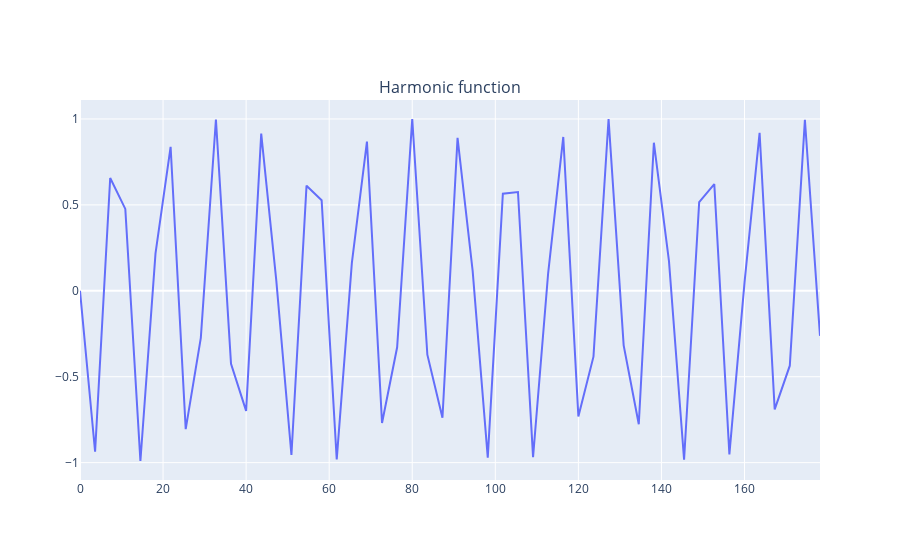

Notebook code for this chart:
### Code cell
def update_plot(change):
    a = slider_a.value
    b = slider_b.value
    y_values = harmonic_with_noise(a, b, 0, 0, 0, 0)
    fig.update_traces(selector=dict(name='Harmonic Function'), y=[y_values])

# Observe changes in sliders and update the plot
slider_a.observe(update_plot, names='value')
slider_b.observe(update_plot, names='value')

# Show the plot
display(fig, slider_a, slider_b)

### Figure 1 — Plotly figure (JSON) as saved in the notebook; plotly's stock layout.template omitted (floating-point values rounded to 4 significant figures)
{"data": [{"mode": "lines", "name": "Harmonic Function", "type": "scatter", "x": [0, 3.636, 7.273, 10.91, 14.55, 18.18, 21.82, 25.45, 29.09, 32.73, 36.36, 40, 43.64, 47.27, 50.91, 54.55, 58.18, 61.82, 65.45, 69.09, 72.73, 76.36, 80, 83.64, 87.27, 90.91, 94.55, 98.18, 101.8, 105.5, 109.1, 112.7, 116.4, 120, 123.6, 127.3, 130.9, 134.5, 138.2, 141.8, 145.5, 149.1, 152.7, 156.4, 160, 163.6, 167.3, 170.9, 174.5, 178.2, 181.8, 185.5, 189.1, 192.7, 196.4, 200, 203.6, 207.3, 210.9, 214.5, 218.2, 221.8, 225.5, 229.1, 232.7, 236.4, 240, 243.6, 247.3, 250.9, 254.5, 258.2, 261.8, 265.5, 269.1, 272.7, 276.4, 280, 283.6, 287.3, 290.9, 294.5, 298.2, 301.8, 305.5, 309.1, 312.7, 316.4, 320, 323.6, 327.3, 330.9, 334.5, 338.2, 341.8, 345.5, 349.1, 352.7, 356.4, 360], "y": [0, -0.9366, 0.6564, 0.4765, -0.9904, 0.2176, 0.8379, -0.8049, -0.2737, 0.9967, -0.4249, -0.699, 0.9147, 0.05784, -0.9553, 0.6117, 0.5266, -0.9808, 0.1608, 0.868, -0.7692, -0.3289, 0.9997, -0.3718, -0.7392, 0.8898, 0.1155, -0.9708, 0.5649, 0.5749, -0.9678, 0.1035, 0.8953, -0.731, -0.383, 0.9994, -0.3175, -0.7769, 0.862, 0.1728, -0.983, 0.5162, 0.6212, -0.9516, 0.04576, 0.9196, -0.6903, -0.4358, 0.9957, -0.2621]}], "layout": {"annotations": [{"font": {"size": 16}, "showarrow": false, "text": "Harmonic function", "x": 0.5, "xanchor": "center", "xref": "paper", "y": 1, "yanchor": "bottom", "yref": "paper"}], "xaxis": {"anchor": "y", "domain": [0, 1]}, "yaxis": {"anchor": "x", "domain": [0, 1]}}}
